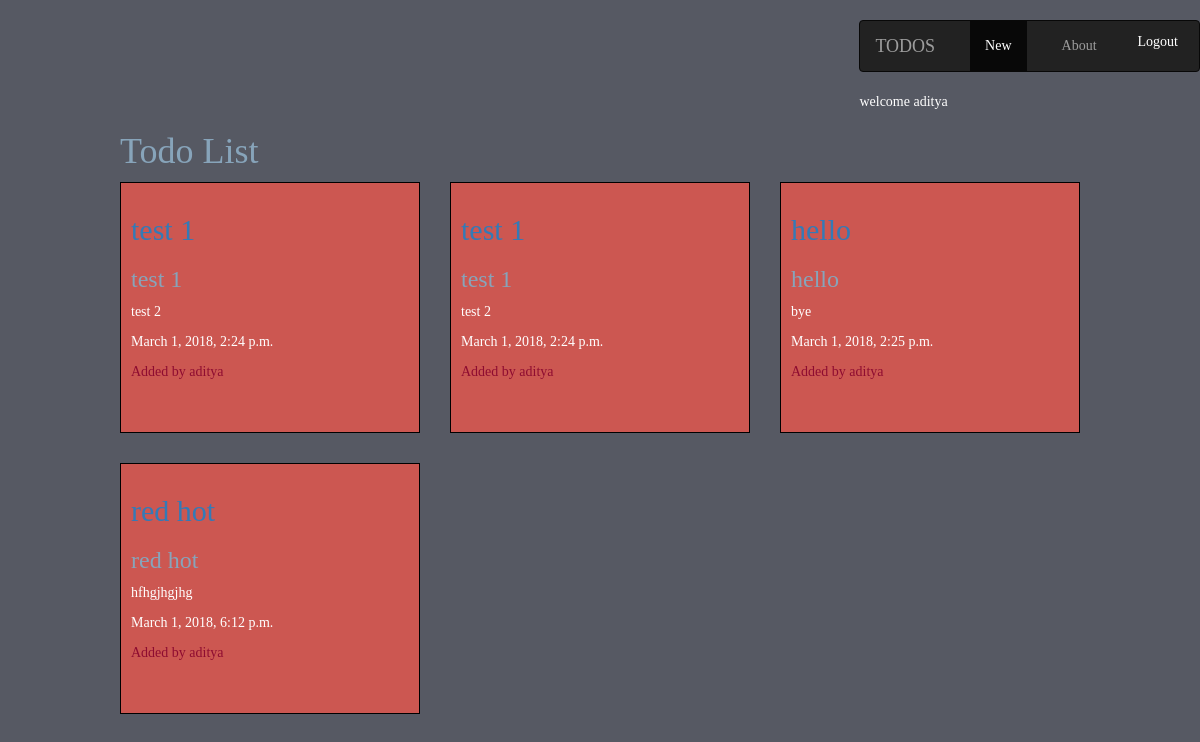
Screenshot of /todos/ (signed in) with the database file from the repository.
### todos/models.py (models this page shows, shortened)
class Todo(models.Model):
    title = models.CharField(max_length=200)
    slug = models.SlugField()
    body = models.CharField(max_length=500,default=None,null=True)
    date = models.DateTimeField(auto_now_add=True)
    thumb = models.ImageField(default='default.png',blank=True,null=True)
    creater = models.ForeignKey(User,default=None,null=True,on_delete=models.CASCADE,)

### todos/views.py (the view)
@login_required(login_url='/accounts/login/')
def todos_list(request):
    todos = Todo.objects.all().filter(creater = request.user).order_by('date')
    return render(request,'todos/todos_list.html',{'todos':todos})

### todos/templates/todos/todos_list.html
{% extends 'base_layout.html' %}
{% block content %}
    <h1>Todo List</h1>
    <div class="todos">
        {% for todo in todos %}
        <div class="todo">
            <h2><a href="{% url 'todos:detail' todo.id %}">{{ todo.title}}</a></h2>
            <h3>{{ todo.title }}</h3>
            <p>{{ todo.body }}</p>
            <p>{{ todo.date }}</p>
            <p class="creater">Added by {{ todo.creater.username }}</p>
        </div>
        {% endfor %}
    </div>
{% endblock %}

### templates/base_layout.html (shortened to what this page needs)
{% load static from staticfiles %}
<!DOCTYPE html>
<html lang="en">
<head>
    <link rel="stylesheet" href="https://maxcdn.bootstrapcdn.com/bootstrap/3.3.7/css/bootstrap.min.css">
    <link rel="stylesheet" href="/assets/style.css">
</head>
<body>
    <div class="wrapper">
        <nav>
            <ul>
                {% if user.is_authenticated %}
                <nav class="navbar navbar-inverse">
                        <div class="container-fluid">
                          <div class="navbar-header">
                            <a class="navbar-brand" href="{% url 'todos:list' %}">TODOS</a>
                          </div>
                          <ul class="nav navbar-nav">
                            <li class="active"><a href="{% url 'todos:create'%}">New</a></li>
                            <li><a href="{% url 'todos:about'%}">About</a></li>
                            <li>
                               <form action="{% url 'accounts:logout' %}" class="logout-link" method="POST">
                                {% csrf_token %}<button type="submit"> <p></p> <p></p> Logout</button>
                                    </form>
                                </li>
                          </ul>
                        </div>
                      </nav>
                      <p>welcome {{ user.username }}</p>
                {% endif %}
            </ul>
        </nav>
    {% block content %}
    {% endblock %}
    </div>
</body>
</html>

### assets/style.css (style rules this page uses)
body { background-color: #565963; background-repeat: no-repeat; color: white; }
body * { font-family: Ubuntu; }
h1,h2,h3,h4,h5 { font-weight: normal; margin: 1.5; color: #87a4ba; }
nav { justify-self: end; }
nav li { display: inline-block; margin-left: 20px; }
nav button { background: none; color: #fff; cursor: pointer; border: 0; font-size: 1em; }
.todos { display:grid; grid-template-columns: 1fr 1fr 1fr; grid-gap: 30px; margin-left:10%; margin-right: 10%; }
.todo { padding: 10px; border: 1px solid black; position: relative; padding-bottom: 40px; background-color:#cc5751; }
.creater { color:#8e0c31; }
h1 { margin-left: 10%; }

### rows the page displays
Todo: title "test 1", body "test 2", date "March 1, 2018, 2:24 p.m.", creater.username "aditya"
Todo: title "test 1", body "test 2", date "March 1, 2018, 2:24 p.m.", creater.username "aditya"
Todo: title "hello", body "bye", date "March 1, 2018, 2:25 p.m.", creater.username "aditya"
Todo: title "red hot", body "hfhgjhgjhg", date "March 1, 2018, 6:12 p.m.", creater.username "aditya"

### other values shown
{{ user.username }} "aditya"
